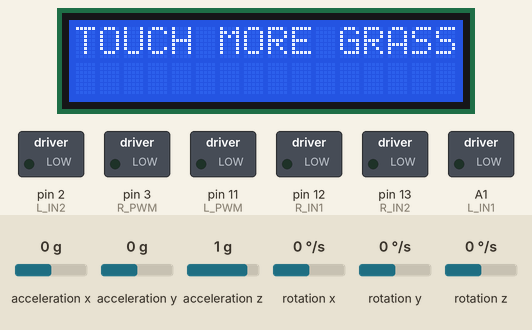
A sketch run on a simulated Arduino Uno, built with avr-gcc and run on an emulated ATmega328P. On the bench: 16×2 character LCD, switched loads named in the sketch (green lamp = pin HIGH). The test bench sets the inputs (shaded band); at power-on: acceleration y 0 g, acceleration x 0 g, acceleration z 1 g, rotation x 0 °/s, rotation y 0 °/s, rotation z 0 °/s. At 16.8 s the program stops and its outputs stay as they are.

Above: at 1.6 s.
At 3.7 s:
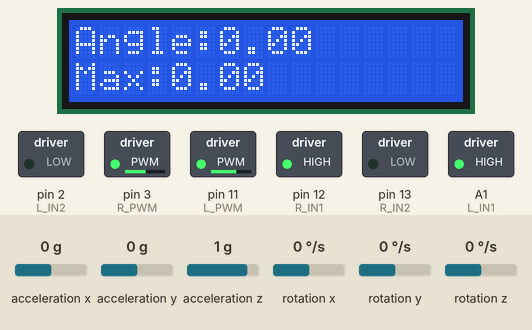
3.8 s: acceleration y set to -0.3 g
At 6.0 s:
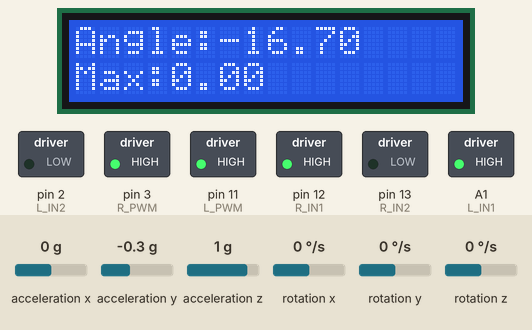
6.3 s: acceleration y set to 0 g
At 7.7 s:
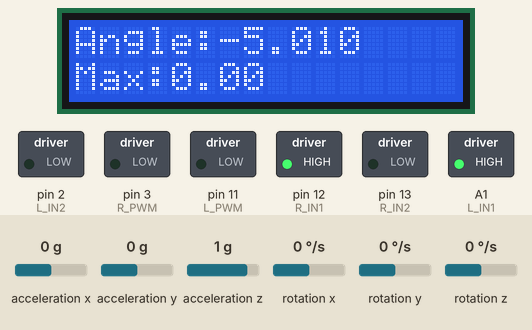
Timing chart, 0 to 18.3 s (numbered marks = the images above; inputs shaded):
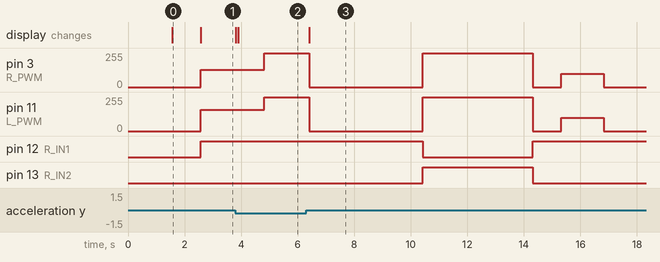

The sketch:

task2.ino
```cpp
#include <LiquidCrystal.h>
#include <Wire.h>
#include <MPU6050_light.h>

// ===================== LCD & MPU =====================
LiquidCrystal lcd(8, 9, 4, 5, 6, 7);
MPU6050 mpu(Wire);

// ===================== Motor Pins =====================
#define L_PWM   11
#define R_PWM   3
#define L_IN1   A1
#define L_IN2   2
#define R_IN1   12
#define R_IN2   13

// ===================== Slope Detection =====================
bool uphillTriggered = false;
unsigned long angleStartTime = 0;   // 记录超过阈值的起点时间
float angleFiltered = 0;
float angleMax = 0;

const float ANGLE_THRESHOLD = 6.0;      // 判定为坡道的角度
const unsigned long HOLD_TIME = 1000;   // 超过阈值需持续 1s 才触发

// ===================== Motor =====================
void setMotor(int Lspd, int Rspd) {
    if (Lspd >= 0) { digitalWrite(L_IN1, HIGH); digitalWrite(L_IN2, LOW); }
    else { digitalWrite(L_IN1, LOW); digitalWrite(L_IN2, HIGH); Lspd = -Lspd; }

    if (Rspd >= 0) { digitalWrite(R_IN1, HIGH); digitalWrite(R_IN2, LOW); }
    else { digitalWrite(R_IN1, LOW); digitalWrite(R_IN2, HIGH); Rspd = -Rspd; }

    analogWrite(L_PWM, constrain(Lspd, 0, 255));
    analogWrite(R_PWM, constrain(Rspd, 0, 255));
}

// ===================== Angle =====================
float readAngleX() {
    mpu.update();
    return mpu.getAngleX();
}

// ===================== LCD =====================
void updateLCD() {
    lcd.setCursor(0, 0);
    lcd.print("Angle:");
    lcd.print(angleFiltered);

    lcd.setCursor(0, 1);
    lcd.print("Max:");
    lcd.print(angleMax);
}

// ===================== SETUP =====================
void setup() {
    lcd.begin(16, 2);

    Wire.begin();
    mpu.begin();
    mpu.setFilterGyroCoef(0.95);   // 稳一点
    mpu.calcOffsets();             // 一次性归零，后续不漂
    delay(500);

    pinMode(L_PWM, OUTPUT);
    pinMode(R_PWM, OUTPUT);
    pinMode(L_IN1, OUTPUT);
    pinMode(L_IN2, OUTPUT);
    pinMode(R_IN1, OUTPUT);
    pinMode(R_IN2, OUTPUT);

    lcd.print("TOUCH MORE GRASS");
    delay(1000);
    lcd.clear();

    setMotor(160, 130);   // 正常巡航
}

// ===================== LOOP =====================
void loop() {
    // 读取滤波角度
    float raw = readAngleX();
    angleFiltered = 0.3 * angleFiltered + 0.7 * raw;

    // 记录最大角度
    if (angleFiltered > angleMax) angleMax = angleFiltered;

    // ===================== 1) 坡道检测逻辑 =====================
    if (!uphillTriggered) {
        if (abs(angleFiltered) > ANGLE_THRESHOLD) {
            if (angleStartTime == 0) {
                angleStartTime = millis();  // 开始计时
            }
            else if (millis() - angleStartTime >= HOLD_TIME) {
                // *** 正式触发坡道事件 ***
                uphillTriggered = true;
                setMotor(255,255);
            }
        } else {
            angleStartTime = 0;  // 角度掉回去了，取消计时
        }
    }

    // ===================== 2) 坡道动作 =====================
if (uphillTriggered) {

    if (abs(angleFiltered) <= ANGLE_THRESHOLD) {

        // -------- 停车 4 秒 --------
        delay(100);
        setMotor(0, 0);
        for (int i = 0; i < 4; i++) {
            updateLCD();
            delay(1000);
        }

        // -------- 旋转 360° --------
        setMotor(255, -255);
        delay(3900);

        // -------- 小走一下 --------
        setMotor(0, 0); delay(1000);
        setMotor(100, 100); delay(1500);

        // -------- 永久停止 --------
        setMotor(0, 0);
        while (1);
    }
}

    updateLCD();
    delay(10);
}
```

Measured:
- the behaviour switches between -0.1 and -0.2 g on acceleration y (found by bisection; images 1 and 2)
- after the input at 3.8 s, pin 3 (R_PWM): 130/255 → 255/255 after 1.0 s; pin 11 (L_PWM): 160/255 → 255/255 after 1.0 s; the display: first changes at once (image 2 shows a later state)
- after the input at 6.3 s, pin 3 (R_PWM), pin 11 (L_PWM): 255/255 → 0/255 after 0.11 s, → 255/255 4.0 s later, → 0/255 3.9 s later, → 100/255 1.0 s later, … (5 changes in this stretch); pin 12 (R_IN1): HIGH → LOW after 4.1 s, → HIGH 3.9 s later; pin 13 (R_IN2): LOW → HIGH after 4.1 s, → LOW 3.9 s later; the display: changes after 0.11 s (image 3)
- what the display in image 0 shows lasts 1.0 s, from 1.6 s to 2.6 s
